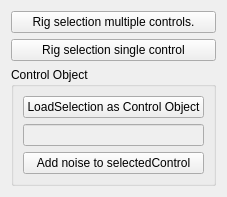
<?xml version="1.0" encoding="UTF-8"?>
<ui version="4.0">
 <class>Form</class>
 <widget class="QWidget" name="Form">
  <property name="geometry">
   <rect>
    <x>0</x>
    <y>0</y>
    <width>199</width>
    <height>187</height>
   </rect>
  </property>
  <property name="windowTitle">
   <string>Form</string>
  </property>
  <layout class="QVBoxLayout" name="verticalLayout_2">
   <item>
    <widget class="QPushButton" name="RigSelectionBtn">
     <property name="text">
      <string>Rig selection multiple controls.</string>
     </property>
    </widget>
   </item>
   <item>
    <widget class="QPushButton" name="RigSelectionSingleCntrlBtn">
     <property name="text">
      <string>Rig selection single control</string>
     </property>
    </widget>
   </item>
   <item>
    <widget class="QGroupBox" name="AddNoiseGrp">
     <property name="title">
      <string>Control Object</string>
     </property>
     <layout class="QVBoxLayout" name="verticalLayout">
      <item>
       <widget class="QPushButton" name="LoadSelectionAsCntrlObjPushBtn">
        <property name="text">
         <string>LoadSelection as Control Object</string>
        </property>
       </widget>
      </item>
      <item>
       <widget class="QLineEdit" name="ControllineEdit">
        <property name="enabled">
         <bool>false</bool>
        </property>
       </widget>
      </item>
      <item>
       <widget class="QPushButton" name="AddNoiseBtn">
        <property name="text">
         <string>Add noise to selectedControl</string>
        </property>
       </widget>
      </item>
     </layout>
    </widget>
   </item>
  </layout>
 </widget>
 <resources/>
 <connections/>
</ui>
